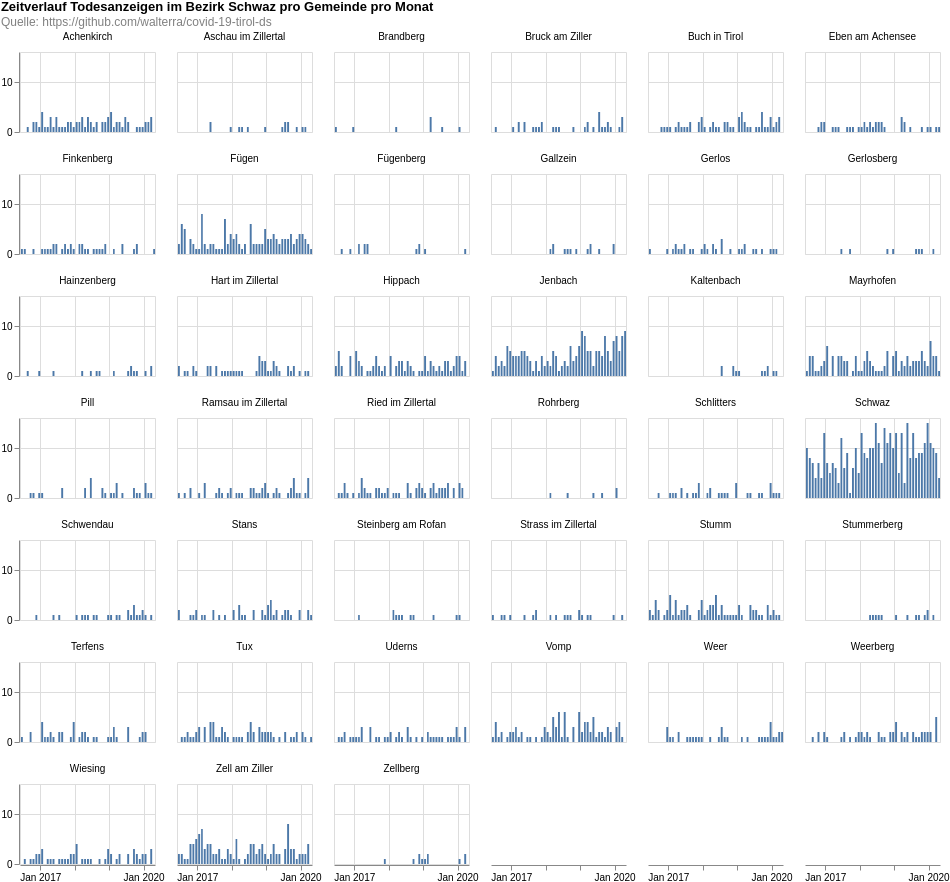

Write the Vega-Lite specification saved for this chart.
### Vega-Lite specification from a JSON file in a GitHub repository (floating-point values rounded to 4 significant figures; data arrays with more than 128 entries replaced by an {"elided": "..."} marker saying what was removed)
{"$schema": "https://vega.github.io/schema/vega-lite/v4.8.1.json", "columns": 6, "config": {"view": {"continuousHeight": 300, "continuousWidth": 400}}, "data": {"name": "data-849311db820393af20d7fd6d372d24be"}, "datasets": {"data-849311db820393af20d7fd6d372d24be": {"elided": "2130 records"}}, "facet": {"field": "municipaly", "title": null, "type": "nominal"}, "padding": 0, "spec": {"layer": [{"encoding": {"tooltip": [{"field": "date", "timeUnit": "yearmonth", "type": "temporal"}, {"aggregate": "sum", "field": "count", "type": "quantitative"}], "x": {"field": "date", "timeUnit": "yearmonth", "title": null, "type": "temporal"}, "y": {"aggregate": "sum", "field": "count", "title": null, "type": "quantitative"}}, "height": 80, "mark": "bar", "width": 135}]}, "title": {"color": "black", "subtitle": ["Quelle: https://github.com/walterra/covid-19-tirol-ds"], "subtitleColor": "gray", "text": ["Zeitverlauf Todesanzeigen im Bezirk Schwaz pro Gemeinde pro Monat"]}}
